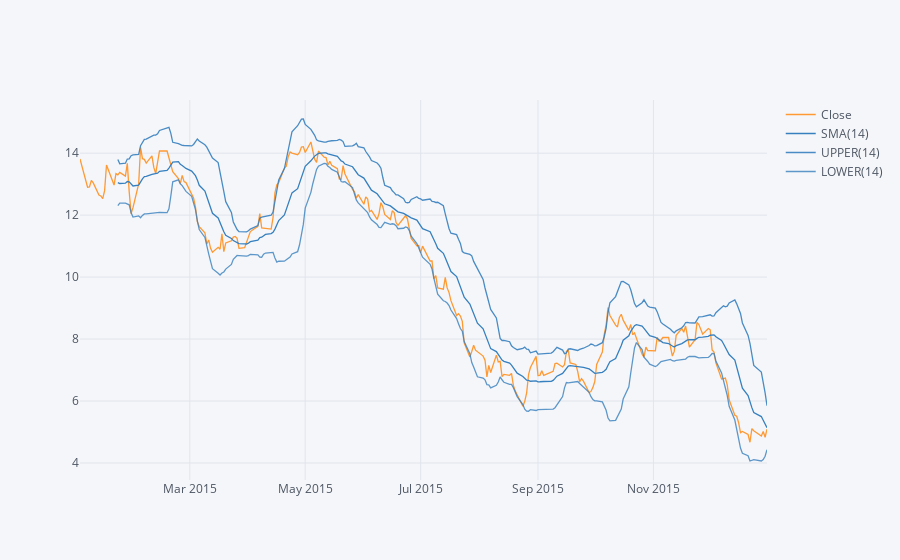

The code cell stored with this chart in its notebook:
### Code cell
encana['Close'].ix['2015-01-01':'2015-12-31'].ta_plot(study='boll')

### Figure 1 — Plotly figure (JSON) as saved in the notebook; plotly's stock layout.template omitted (floating-point values rounded to 4 significant figures; data arrays with more than 128 entries replaced by an {"elided": "..."} marker saying what was removed)
{"data": [{"line": {"color": "rgba(255, 153, 51, 1.0)", "dash": "solid", "shape": "linear", "width": 1.3}, "mode": "lines", "name": "Close", "text": "", "type": "scatter", "uid": "2ae283f0-a7e3-4eae-ba6b-4437f97ff9f6", "x": {"elided": "252 str values"}, "y": {"elided": "252 float values"}}, {"line": {"color": "rgba(55, 128, 191, 1.0)", "dash": "solid", "shape": "linear", "width": 1.3}, "mode": "lines", "name": "SMA(14)", "text": "", "type": "scatter", "uid": "e7dec242-c0d5-410f-9900-af3bd3de3b97", "x": {"elided": "252 str values"}, "y": {"elided": "252 mixed values"}}, {"line": {"color": "rgba(55, 128, 191, 0.8999999999999999)", "dash": "solid", "shape": "linear", "width": 1.3}, "mode": "lines", "name": "UPPER(14)", "text": "", "type": "scatter", "uid": "96c75782-b690-4a7e-89c0-d7160b8b6e96", "x": {"elided": "252 str values"}, "y": {"elided": "252 mixed values"}}, {"line": {"color": "rgba(55, 128, 191, 0.7999999999999998)", "dash": "solid", "shape": "linear", "width": 1.3}, "mode": "lines", "name": "LOWER(14)", "text": "", "type": "scatter", "uid": "727392ff-1a9e-40a6-8288-337fd81e801e", "x": {"elided": "252 str values"}, "y": {"elided": "252 mixed values"}}], "layout": {"legend": {"bgcolor": "#F5F6F9", "font": {"color": "#4D5663"}}, "paper_bgcolor": "#F5F6F9", "plot_bgcolor": "#F5F6F9", "title": {"font": {"color": "#4D5663"}}, "xaxis": {"gridcolor": "#E1E5ED", "showgrid": true, "tickfont": {"color": "#4D5663"}, "title": {"font": {"color": "#4D5663"}, "text": ""}, "zerolinecolor": "#E1E5ED"}, "yaxis": {"gridcolor": "#E1E5ED", "showgrid": true, "tickfont": {"color": "#4D5663"}, "title": {"font": {"color": "#4D5663"}, "text": ""}, "zerolinecolor": "#E1E5ED"}}}
